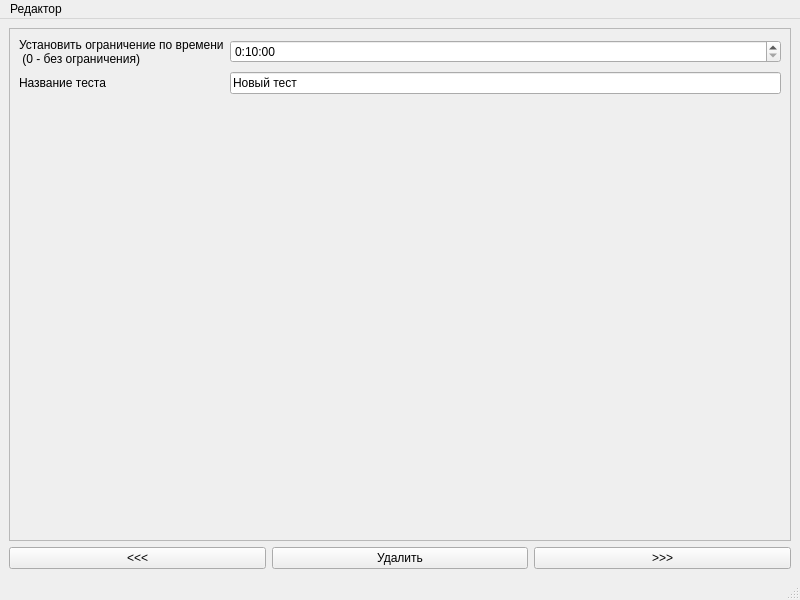
<?xml version="1.0" encoding="UTF-8"?>
<ui version="4.0">
 <class>MainWindow</class>
 <widget class="QMainWindow" name="MainWindow">
  <property name="geometry">
   <rect>
    <x>0</x>
    <y>0</y>
    <width>800</width>
    <height>600</height>
   </rect>
  </property>
  <property name="minimumSize">
   <size>
    <width>800</width>
    <height>600</height>
   </size>
  </property>
  <property name="windowTitle">
   <string>OTS - редактор тестов</string>
  </property>
  <property name="autoFillBackground">
   <bool>true</bool>
  </property>
  <property name="tabShape">
   <enum>QTabWidget::Triangular</enum>
  </property>
  <widget class="QWidget" name="centralwidget">
   <layout class="QVBoxLayout" name="verticalLayout">
    <item>
     <widget class="QStackedWidget" name="questions">
      <property name="enabled">
       <bool>true</bool>
      </property>
      <property name="frameShape">
       <enum>QFrame::StyledPanel</enum>
      </property>
      <property name="frameShadow">
       <enum>QFrame::Sunken</enum>
      </property>
      <property name="lineWidth">
       <number>4</number>
      </property>
      <property name="midLineWidth">
       <number>2</number>
      </property>
      <property name="currentIndex">
       <number>0</number>
      </property>
      <widget class="QWidget" name="setup_page">
       <layout class="QGridLayout" name="gridLayout">
        <item row="3" column="2">
         <spacer name="verticalSpacer">
          <property name="orientation">
           <enum>Qt::Vertical</enum>
          </property>
          <property name="sizeHint" stdset="0">
           <size>
            <width>20</width>
            <height>40</height>
           </size>
          </property>
         </spacer>
        </item>
        <item row="2" column="1">
         <widget class="QLabel" name="label_2">
          <property name="text">
           <string>Название теста</string>
          </property>
         </widget>
        </item>
        <item row="1" column="2">
         <widget class="QTimeEdit" name="time_limit">
          <property name="displayFormat">
           <string>H:mm:ss</string>
          </property>
          <property name="time">
           <time>
            <hour>0</hour>
            <minute>10</minute>
            <second>0</second>
           </time>
          </property>
         </widget>
        </item>
        <item row="1" column="1">
         <widget class="QLabel" name="label">
          <property name="text">
           <string>Установить ограничение по времени
 (0 - без ограничения)</string>
          </property>
         </widget>
        </item>
        <item row="2" column="2">
         <widget class="QLineEdit" name="test_name">
          <property name="text">
           <string>Новый тест</string>
          </property>
         </widget>
        </item>
       </layout>
      </widget>
     </widget>
    </item>
    <item>
     <layout class="QHBoxLayout" name="horizontalLayout_2">
      <item>
       <widget class="QPushButton" name="prev_page">
        <property name="text">
         <string>&lt;&lt;&lt;</string>
        </property>
       </widget>
      </item>
      <item>
       <widget class="QPushButton" name="delete_page">
        <property name="text">
         <string>Удалить</string>
        </property>
       </widget>
      </item>
      <item>
       <widget class="QPushButton" name="next_page">
        <property name="text">
         <string>&gt;&gt;&gt;</string>
        </property>
       </widget>
      </item>
     </layout>
    </item>
   </layout>
  </widget>
  <widget class="QMenuBar" name="menubar">
   <property name="geometry">
    <rect>
     <x>0</x>
     <y>0</y>
     <width>800</width>
     <height>21</height>
    </rect>
   </property>
   <widget class="QMenu" name="editor_menu">
    <property name="title">
     <string>Редактор</string>
    </property>
    <widget class="QMenu" name="create_question">
     <property name="title">
      <string>Новый вопрос</string>
     </property>
     <addaction name="create_single"/>
     <addaction name="create_pick"/>
    </widget>
    <addaction name="create_question"/>
    <addaction name="separator"/>
    <addaction name="new_test"/>
    <addaction name="open_test"/>
    <addaction name="save"/>
    <addaction name="save_as"/>
    <addaction name="separator"/>
    <addaction name="exit_editor"/>
   </widget>
   <addaction name="editor_menu"/>
  </widget>
  <widget class="QStatusBar" name="statusbar"/>
  <action name="create_single">
   <property name="text">
    <string>С одним ответом</string>
   </property>
  </action>
  <action name="create_pick">
   <property name="text">
    <string>С выбором из нескольких ответов</string>
   </property>
  </action>
  <action name="create_pickmulti">
   <property name="icon">
    <iconset>
     <normalon>:/logos/create_pickmulti.png</normalon>
    </iconset>
   </property>
   <property name="text">
    <string>С выбором нескольких ответов</string>
   </property>
  </action>
  <action name="save">
   <property name="text">
    <string>Сохранить</string>
   </property>
  </action>
  <action name="save_as">
   <property name="text">
    <string>Сохранить как</string>
   </property>
  </action>
  <action name="exit_editor">
   <property name="text">
    <string>Выйти из редактора</string>
   </property>
  </action>
  <action name="testoptions">
   <property name="text">
    <string>Параметры теста</string>
   </property>
  </action>
  <action name="open_test">
   <property name="text">
    <string>Открыть тест</string>
   </property>
  </action>
  <action name="new_test">
   <property name="text">
    <string>Новый тест</string>
   </property>
  </action>
 </widget>
 <resources>
  <include location="../data/images.qrc"/>
 </resources>
 <connections/>
</ui>
